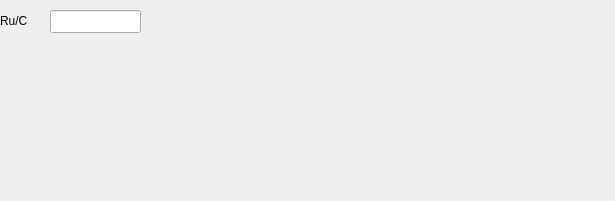
<?xml version="1.0" encoding="UTF-8"?>
<ui version="4.0">
 <class>Form</class>
 <widget class="QWidget" name="Form">
  <property name="geometry">
   <rect>
    <x>0</x>
    <y>0</y>
    <width>615</width>
    <height>201</height>
   </rect>
  </property>
  <property name="windowTitle">
   <string>MCT Energy Calibration</string>
  </property>
  <widget class="QFrame" name="frame">
   <property name="geometry">
    <rect>
     <x>0</x>
     <y>0</y>
     <width>501</width>
     <height>201</height>
    </rect>
   </property>
   <property name="autoFillBackground">
    <bool>true</bool>
   </property>
   <property name="frameShape">
    <enum>QFrame::NoFrame</enum>
   </property>
   <property name="frameShadow">
    <enum>QFrame::Plain</enum>
   </property>
   <widget class="QELineEdit" name="qelineedit">
    <property name="geometry">
     <rect>
      <x>50</x>
      <y>10</y>
      <width>91</width>
      <height>23</height>
     </rect>
    </property>
    <property name="variable" stdset="0">
     <string>MCTCFG01:MONO01_RUC_TRUE_E_SP</string>
    </property>
   </widget>
   <widget class="QLabel" name="label">
    <property name="geometry">
     <rect>
      <x>0</x>
      <y>10</y>
      <width>51</width>
      <height>21</height>
     </rect>
    </property>
    <property name="text">
     <string>Ru/C</string>
    </property>
   </widget>
   <widget class="QELabel" name="qelabel">
    <property name="geometry">
     <rect>
      <x>150</x>
      <y>10</y>
      <width>101</width>
      <height>21</height>
     </rect>
    </property>
    <property name="variable" stdset="0">
     <string>MCTCFG01:MONO01_RUC_MCT_E_SP</string>
    </property>
   </widget>
   <widget class="QELabel" name="qelabel_2">
    <property name="geometry">
     <rect>
      <x>260</x>
      <y>10</y>
      <width>101</width>
      <height>21</height>
     </rect>
    </property>
    <property name="variable" stdset="0">
     <string>MCTCFG01:MONO01_RUC_MCT_E</string>
    </property>
   </widget>
   <widget class="QELabel" name="qelabel_3">
    <property name="geometry">
     <rect>
      <x>370</x>
      <y>10</y>
      <width>101</width>
      <height>21</height>
     </rect>
    </property>
    <property name="variable" stdset="0">
     <string>MCTCFG01:MONO01_RUC_TRUE_E</string>
    </property>
   </widget>
  </widget>
 </widget>
 <customwidgets>
  <customwidget>
   <class>QELabel</class>
   <extends>QLabel</extends>
   <header>QELabel.h</header>
  </customwidget>
  <customwidget>
   <class>QELineEdit</class>
   <extends>QLineEdit</extends>
   <header>QELineEdit.h</header>
  </customwidget>
 </customwidgets>
 <resources/>
 <connections/>
</ui>
